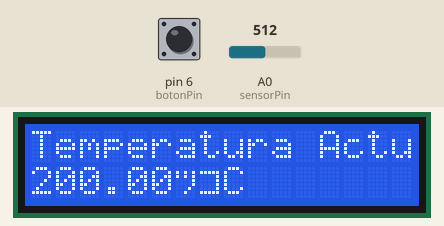
Bench run of a sketch on a simulated Arduino Uno, built with avr-gcc and run on an emulated ATmega328P. Shown: 16×2 character LCD. The inputs (shaded band) are chosen by the test bench; at power-on: pin 6 (botonPin) HIGH, A0 (sensorPin) = 512. What the sketch prints to the serial monitor is not drawn.

Above: at 1.2 s.
1.3 s: pin 6 (botonPin) pulled LOW for 1.25 s
At 4.3 s:
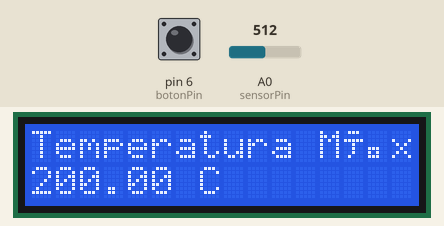
4.6 s: pin 6 (botonPin) pulled LOW for 1.25 s
At 6.6 s:
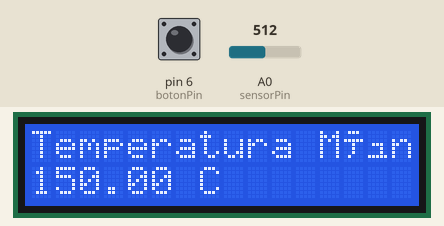
7.4 s: pin 6 (botonPin) pulled LOW for 3.2 s
At 11.4 s:
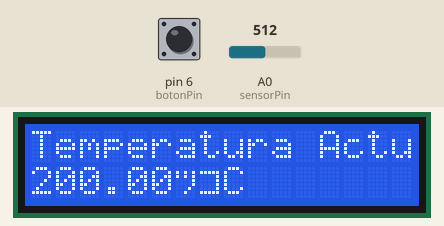
12.2 s: A0 (sensorPin) set to 716
At 13.8 s:
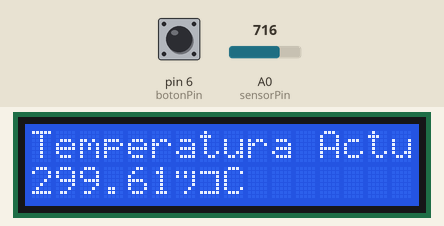
14.2 s: A0 (sensorPin) set to 900
At 15.9 s:
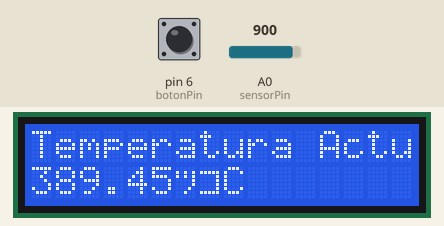
16.2 s: A0 (sensorPin) set to 1023
At 18.2 s:
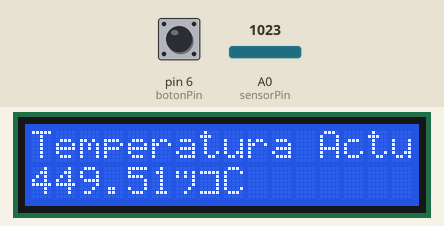
Timing chart, 0 to 19.3 s (numbered marks = the images above; inputs shaded):
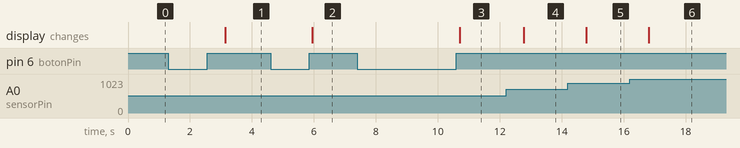

Measured:
- after the input at 1.3 s, the display: changes after 1.8 s (image 1)
- after the input at 4.6 s, the display: changes after 1.3 s (image 2)
- after the input at 7.4 s, the display: changes after 3.3 s (image 3)
- after the input at 12.2 s, the display: changes after 0.56 s (image 4)
- after the input at 14.2 s, the display: changes after 0.58 s (image 5)
- after the input at 16.2 s, the display: changes after 0.60 s (image 6)

The sketch:

estacionMetereologica_v0.ino
```cpp
// Proyecto_1-Estacion_Meteorologica
// Enrique Crespo <aprendiendoarduino@gmail.com> --> https://github.com/jecrespo
// Proyecto 1 – Estación meteorológica.

#include <LiquidCrystal.h>

LiquidCrystal lcd(12, 11, 5, 4, 3, 2);
const int sensorPin = A0;
const int botonPin = 6;
boolean switchState;
boolean pulsado = false;
int valorMostrado = 0;  //solo puede valer 0, 1 o 2 para normal, máxima o mínima
unsigned long tiempoPulsado;

float temperature;
float maxt = -40;
float mint = 150;

void setup()
{
  Serial.begin(9600);
  Serial.println("Iniciando...");
  lcd.begin(16, 2);
  lcd.print("Iniciando...");
  Serial.println("LCD: Iniciando...");
  pinMode(botonPin, INPUT_PULLUP);
  switchState = digitalRead(botonPin);  //Inicializo el estado del boton
}

void loop()
{
  //Leo sonda
  int sensorVal = analogRead(sensorPin);
  float voltage = (sensorVal / 1024.0) * 5.0;
  temperature = (voltage - 0.5) * 100;  //Información: http://arduino.cc/documents/datasheets/TEMP-TMP35_36_37.pdf

  //Actualizo valores max y min
  if (temperature > maxt) maxt = temperature;
  if (temperature < mint) mint = temperature;

  //Muestro por pantalla el valor actualizado de la temperatura
  if (valorMostrado == 0) {
    muestraValor(valorMostrado);
    delay(1000);  //Para evitar parpadeo en pantalla.
  }

  //Compruebo si se pulsa el botón y muestro por pantalla lo correspondiente
  if (switchState != digitalRead(botonPin)) {
    switchState = !switchState;  //actualizo el valor
    if (switchState) {          //Flanco ascendente
      Serial.println("Boton soltado, flanco ascendente.");
      if (pulsado) {
        valorMostrado ++;
        valorMostrado = valorMostrado % 3;  //Actualizo el valor mostrado entre los valores de 0 a 2
        Serial.print("Valor Mostrado: ");
        Serial.println(valorMostrado);
        muestraValor(valorMostrado);  //evito que al resetar tambien se cambie lo que sale por pantalla
      }
      pulsado = false;
    }
    else {
      Serial.println("Boton pulsado, flanco descendente.");               //Flanco descendente
      tiempoPulsado = millis();   //Guardo el tiempo en que pulso.
      pulsado = true;
    }
  }

  if (pulsado) {
    Serial.print("El botón lleva pulsado: ");
    Serial.println(millis() - tiempoPulsado);
    if (((millis() - tiempoPulsado) > 5000) && pulsado) resetValores();
  }
}


void muestraValor(int valor) {

  switch (valor) {
    case 0:
      lcd.clear();
      lcd.home();
      lcd.print("Temperatura Actual:");
      lcd.setCursor(0, 1);
      lcd.print(temperature);
      lcd.print("ºC");
      Serial.print("LCD: Temperatura Actual:");
      Serial.print(temperature);
      Serial.println(" C");
      break;
    case 1:
      lcd.clear();
      lcd.home();
      lcd.print("Temperatura Máxima:");
      lcd.setCursor(0, 1);
      lcd.print(maxt);
      lcd.print(" C");
      Serial.print("LCD: Temperatura Maxima:");
      Serial.print(maxt);
      Serial.println(" C");
      break;
    case 2:
      lcd.clear();
      lcd.home();
      lcd.print("Temperatura Mínima:");
      lcd.setCursor(0, 1);
      lcd.print(mint);
      lcd.print(" C");
      Serial.print("LCD: Temperatura Minima:");
      Serial.print(mint);
      Serial.println(" C");
      break;
  }
}

void resetValores() {
  maxt = -40;
  mint = 150;
  pulsado = false;
  lcd.clear();
  lcd.home();
  lcd.print("Valores Reseteados");
  Serial.println("LCD: Valores Reseteados");
}
```
